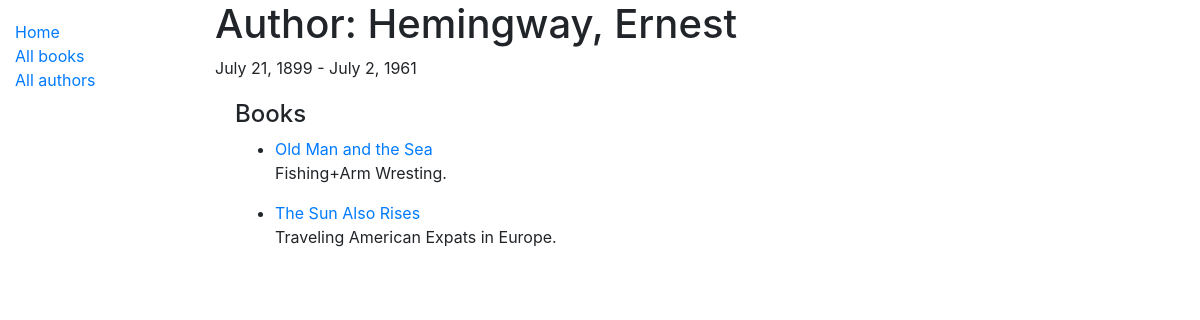
/catalog/author/3, run on the app's committed database.
### catalog/models.py (models this page shows, shortened)
class Author(models.Model):
    first_name = models.CharField(max_length=100)
    last_name = models.CharField(max_length=100)
    date_of_birth = models.DateField(null=True, blank=True)
    date_of_death = models.DateField('Died', null=True, blank=True)
    class Meta:
        ordering = ['last_name', 'first_name']

class Book(models.Model):
    title = models.CharField(max_length=200)
    author = models.ForeignKey('Author', on_delete=models.SET_NULL, null=True)
    language = models.ForeignKey(Language, on_delete=models.SET_NULL, null=True)
    summary = models.TextField(max_length=1000, help_text='Enter a brief description of the book')
    isbn = models.CharField('ISBN', max_length=13, help_text='13 Character <a href="https://www.isbn-international.org/content/what-isbn">ISBN number</a>')
    genre = models.ManyToManyField(Genre, help_text='Select a genre for this book')
    def get_absolute_url(self):
        return reverse('book-detail', args=[str(self.id)])
    def display_genre(self):
        """Create a string for the Genre. This is required to display genre in Admin.
        We do this because Genre is a ManyToMany field and would be costly to pull
        out of the database, so Django prevents this."""
        return ', '.join(genre.name for genre in self.genre.all()[:3])
    display_genre.short_description = 'Genre'

### catalog/views.py (the view)
# urls.py: path('author/<int:pk>', views.AuthorDetailView.as_view(), name='author-detail'),
class AuthorDetailView(generic.DetailView):
    model = Author

### catalog/templates/catalog/author_detail.html
{% extends "base_generic.html" %}
{% block content %}
  <h1>Author: {{ author.last_name }}, {{ author.first_name}}</h1>
  <p>{{ author.date_of_birth }} - {{ author.date_of_death }}</p>
  <div style="margin-left:20px;margin-top:20px">
    <h4>Books</h4>
    <ul>
    {% for book in author.book_set.all %}
      <li>
        <a href="{{ book.get_absolute_url }}"> {{ book.title }} </a>
        <p>{{ book.summary }}</p>
      </li>
    {% endfor %}
    </ul>
  </div>
{% endblock %}

### data on the page
Author: last_name "Hemingway", first_name "Ernest", date_of_birth "July 21, 1899", date_of_death "July 2, 1961"
Book: title "Old Man and the Sea", summary "Fishing+Arm Wresting."
Book: title "The Sun Also Rises", summary "Traveling American Expats in Europe."
